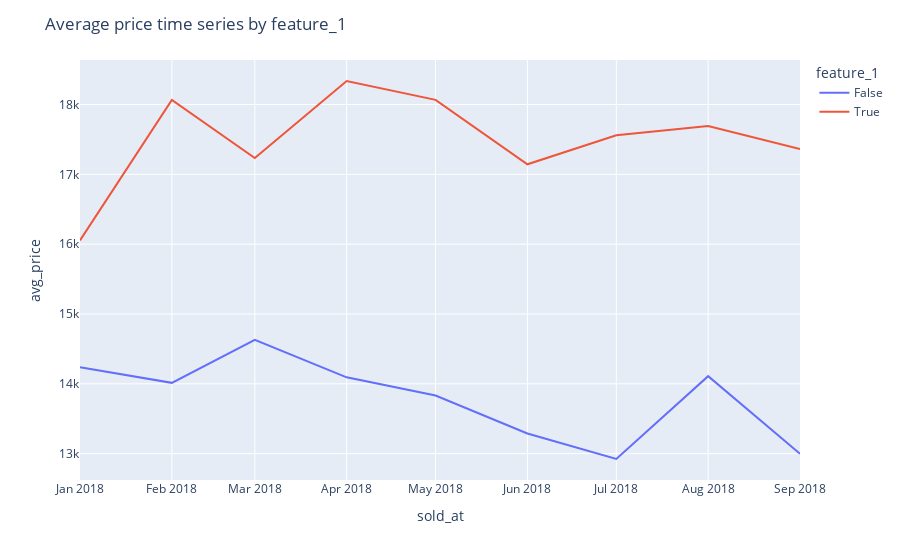
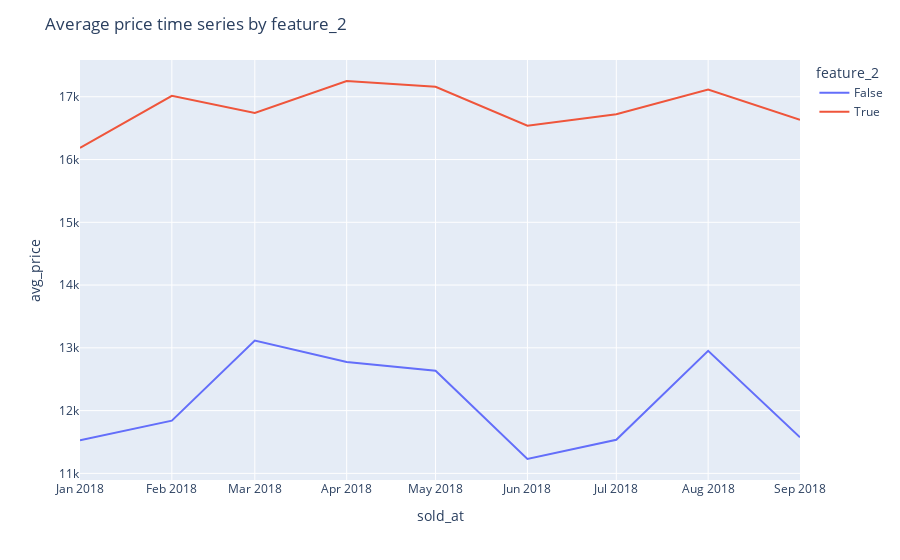
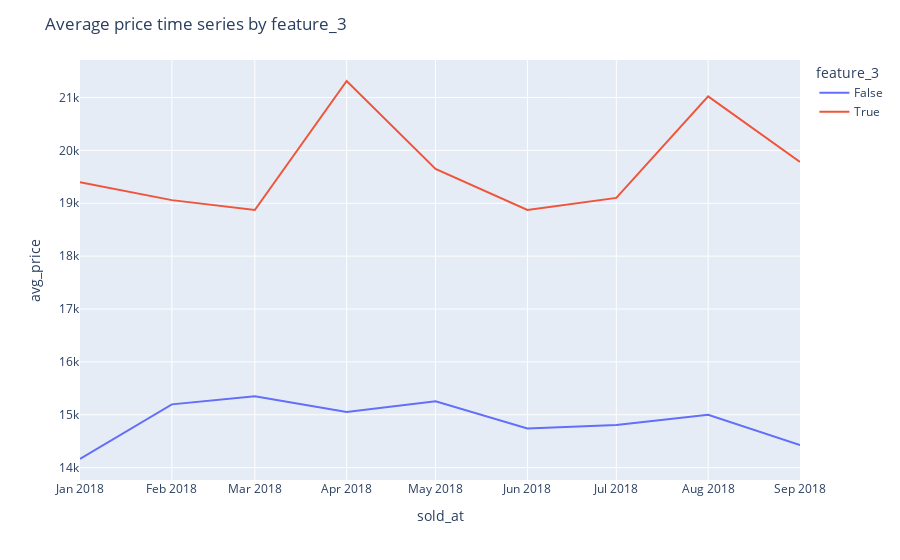
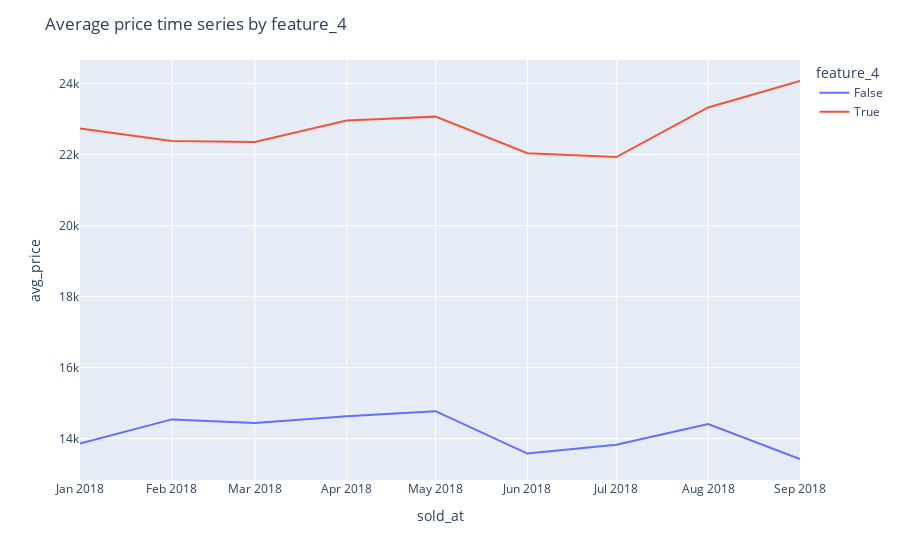

Notebook source saved alongside these figures, in order:
### Code cell
plot_avg_target_time_series_by_features(data_q2, car_features)

### Figure 1 — Plotly figure (JSON) as saved in the notebook; plotly's stock layout.template omitted (floating-point values rounded to 4 significant figures)
{"data": [{"hovertemplate": "feature_1=False<br>sold_at=%{x}<br>avg_price=%{y}<extra></extra>", "legendgroup": "False", "line": {"color": "#636efa", "dash": "solid"}, "marker": {"symbol": "circle"}, "mode": "lines", "name": "False", "orientation": "v", "showlegend": true, "type": "scatter", "x": ["2018-01-01T00:00:00", "2018-02-01T00:00:00", "2018-03-01T00:00:00", "2018-04-01T00:00:00", "2018-05-01T00:00:00", "2018-06-01T00:00:00", "2018-07-01T00:00:00", "2018-08-01T00:00:00", "2018-09-01T00:00:00"], "xaxis": "x", "y": [14240.0, 14010.0, 14630.0, 14090.0, 13830.0, 13290.0, 12920.0, 14110.0, 13000.0], "yaxis": "y"}, {"hovertemplate": "feature_1=True<br>sold_at=%{x}<br>avg_price=%{y}<extra></extra>", "legendgroup": "True", "line": {"color": "#EF553B", "dash": "solid"}, "marker": {"symbol": "circle"}, "mode": "lines", "name": "True", "orientation": "v", "showlegend": true, "type": "scatter", "x": ["2018-01-01T00:00:00", "2018-02-01T00:00:00", "2018-03-01T00:00:00", "2018-04-01T00:00:00", "2018-05-01T00:00:00", "2018-06-01T00:00:00", "2018-07-01T00:00:00", "2018-08-01T00:00:00", "2018-09-01T00:00:00"], "xaxis": "x", "y": [16050.0, 18070.0, 17230.0, 18340.0, 18070.0, 17140.0, 17560.0, 17690.0, 17360.0], "yaxis": "y"}], "layout": {"legend": {"title": {"text": "feature_1"}, "tracegroupgap": 0}, "margin": {"t": 60}, "title": {"text": "Average price time series by feature_1"}, "xaxis": {"anchor": "y", "domain": [0, 1], "title": {"text": "sold_at"}}, "yaxis": {"anchor": "x", "domain": [0, 1], "title": {"text": "avg_price"}}}}

### Figure 2 — Plotly figure (JSON) as saved in the notebook; plotly's stock layout.template omitted (floating-point values rounded to 4 significant figures)
{"data": [{"hovertemplate": "feature_2=False<br>sold_at=%{x}<br>avg_price=%{y}<extra></extra>", "legendgroup": "False", "line": {"color": "#636efa", "dash": "solid"}, "marker": {"symbol": "circle"}, "mode": "lines", "name": "False", "orientation": "v", "showlegend": true, "type": "scatter", "x": ["2018-01-01T00:00:00", "2018-02-01T00:00:00", "2018-03-01T00:00:00", "2018-04-01T00:00:00", "2018-05-01T00:00:00", "2018-06-01T00:00:00", "2018-07-01T00:00:00", "2018-08-01T00:00:00", "2018-09-01T00:00:00"], "xaxis": "x", "y": [11530.0, 11840.0, 13120.0, 12770.0, 12640.0, 11230.0, 11540.0, 12950.0, 11570.0], "yaxis": "y"}, {"hovertemplate": "feature_2=True<br>sold_at=%{x}<br>avg_price=%{y}<extra></extra>", "legendgroup": "True", "line": {"color": "#EF553B", "dash": "solid"}, "marker": {"symbol": "circle"}, "mode": "lines", "name": "True", "orientation": "v", "showlegend": true, "type": "scatter", "x": ["2018-01-01T00:00:00", "2018-02-01T00:00:00", "2018-03-01T00:00:00", "2018-04-01T00:00:00", "2018-05-01T00:00:00", "2018-06-01T00:00:00", "2018-07-01T00:00:00", "2018-08-01T00:00:00", "2018-09-01T00:00:00"], "xaxis": "x", "y": [16180.0, 17020.0, 16740.0, 17250.0, 17160.0, 16540.0, 16720.0, 17120.0, 16630.0], "yaxis": "y"}], "layout": {"legend": {"title": {"text": "feature_2"}, "tracegroupgap": 0}, "margin": {"t": 60}, "title": {"text": "Average price time series by feature_2"}, "xaxis": {"anchor": "y", "domain": [0, 1], "title": {"text": "sold_at"}}, "yaxis": {"anchor": "x", "domain": [0, 1], "title": {"text": "avg_price"}}}}

### Figure 3 — Plotly figure (JSON) as saved in the notebook; plotly's stock layout.template omitted (floating-point values rounded to 4 significant figures)
{"data": [{"hovertemplate": "feature_3=False<br>sold_at=%{x}<br>avg_price=%{y}<extra></extra>", "legendgroup": "False", "line": {"color": "#636efa", "dash": "solid"}, "marker": {"symbol": "circle"}, "mode": "lines", "name": "False", "orientation": "v", "showlegend": true, "type": "scatter", "x": ["2018-01-01T00:00:00", "2018-02-01T00:00:00", "2018-03-01T00:00:00", "2018-04-01T00:00:00", "2018-05-01T00:00:00", "2018-06-01T00:00:00", "2018-07-01T00:00:00", "2018-08-01T00:00:00", "2018-09-01T00:00:00"], "xaxis": "x", "y": [14160.0, 15200.0, 15350.0, 15050.0, 15260.0, 14740.0, 14810.0, 15000.0, 14430.0], "yaxis": "y"}, {"hovertemplate": "feature_3=True<br>sold_at=%{x}<br>avg_price=%{y}<extra></extra>", "legendgroup": "True", "line": {"color": "#EF553B", "dash": "solid"}, "marker": {"symbol": "circle"}, "mode": "lines", "name": "True", "orientation": "v", "showlegend": true, "type": "scatter", "x": ["2018-01-01T00:00:00", "2018-02-01T00:00:00", "2018-03-01T00:00:00", "2018-04-01T00:00:00", "2018-05-01T00:00:00", "2018-06-01T00:00:00", "2018-07-01T00:00:00", "2018-08-01T00:00:00", "2018-09-01T00:00:00"], "xaxis": "x", "y": [19400.0, 19060.0, 18870.0, 21310.0, 19650.0, 18880.0, 19100.0, 21020.0, 19780.0], "yaxis": "y"}], "layout": {"legend": {"title": {"text": "feature_3"}, "tracegroupgap": 0}, "margin": {"t": 60}, "title": {"text": "Average price time series by feature_3"}, "xaxis": {"anchor": "y", "domain": [0, 1], "title": {"text": "sold_at"}}, "yaxis": {"anchor": "x", "domain": [0, 1], "title": {"text": "avg_price"}}}}

### Figure 4 — Plotly figure (JSON) as saved in the notebook; plotly's stock layout.template omitted (floating-point values rounded to 4 significant figures)
{"data": [{"hovertemplate": "feature_4=False<br>sold_at=%{x}<br>avg_price=%{y}<extra></extra>", "legendgroup": "False", "line": {"color": "#636efa", "dash": "solid"}, "marker": {"symbol": "circle"}, "mode": "lines", "name": "False", "orientation": "v", "showlegend": true, "type": "scatter", "x": ["2018-01-01T00:00:00", "2018-02-01T00:00:00", "2018-03-01T00:00:00", "2018-04-01T00:00:00", "2018-05-01T00:00:00", "2018-06-01T00:00:00", "2018-07-01T00:00:00", "2018-08-01T00:00:00", "2018-09-01T00:00:00"], "xaxis": "x", "y": [13860.0, 14540.0, 14440.0, 14630.0, 14770.0, 13580.0, 13820.0, 14410.0, 13430.0], "yaxis": "y"}, {"hovertemplate": "feature_4=True<br>sold_at=%{x}<br>avg_price=%{y}<extra></extra>", "legendgroup": "True", "line": {"color": "#EF553B", "dash": "solid"}, "marker": {"symbol": "circle"}, "mode": "lines", "name": "True", "orientation": "v", "showlegend": true, "type": "scatter", "x": ["2018-01-01T00:00:00", "2018-02-01T00:00:00", "2018-03-01T00:00:00", "2018-04-01T00:00:00", "2018-05-01T00:00:00", "2018-06-01T00:00:00", "2018-07-01T00:00:00", "2018-08-01T00:00:00", "2018-09-01T00:00:00"], "xaxis": "x", "y": [22730.0, 22390.0, 22360.0, 22960.0, 23070.0, 22040.0, 21930.0, 23330.0, 24080.0], "yaxis": "y"}], "layout": {"legend": {"title": {"text": "feature_4"}, "tracegroupgap": 0}, "margin": {"t": 60}, "title": {"text": "Average price time series by feature_4"}, "xaxis": {"anchor": "y", "domain": [0, 1], "title": {"text": "sold_at"}}, "yaxis": {"anchor": "x", "domain": [0, 1], "title": {"text": "avg_price"}}}}
